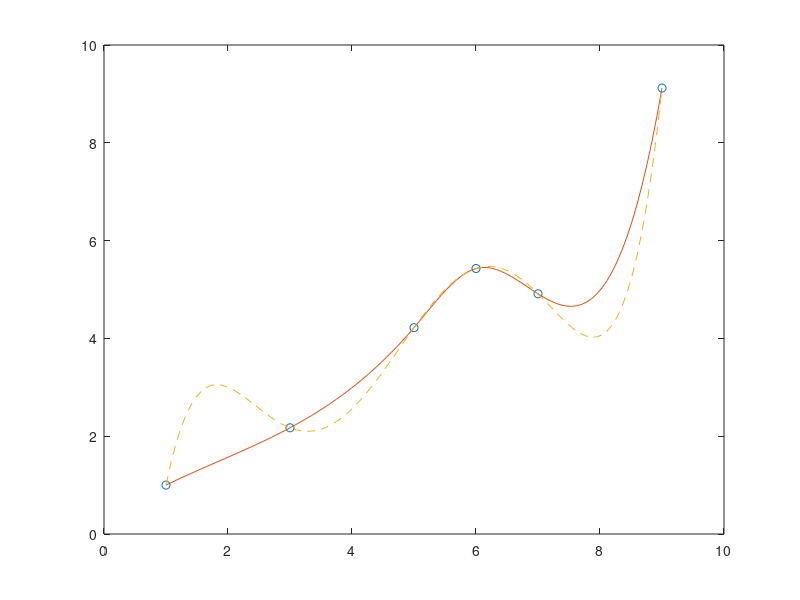

MATLAB code for this plot:
x=[1,3,5,6,7,9]
y=[1.000,2.172,4.220,5.430,4.912,9.120]
xx=linspace(1,9)
yy=spline(x,y,xx)
yr=0.0185*xx.^5-0.444*xx.^4+3.9125*xx.^3-15.456*xx.^2+27.069*xx.^1-14.1
plot(x,y,'o',xx,yy,xx,yr,'--')
